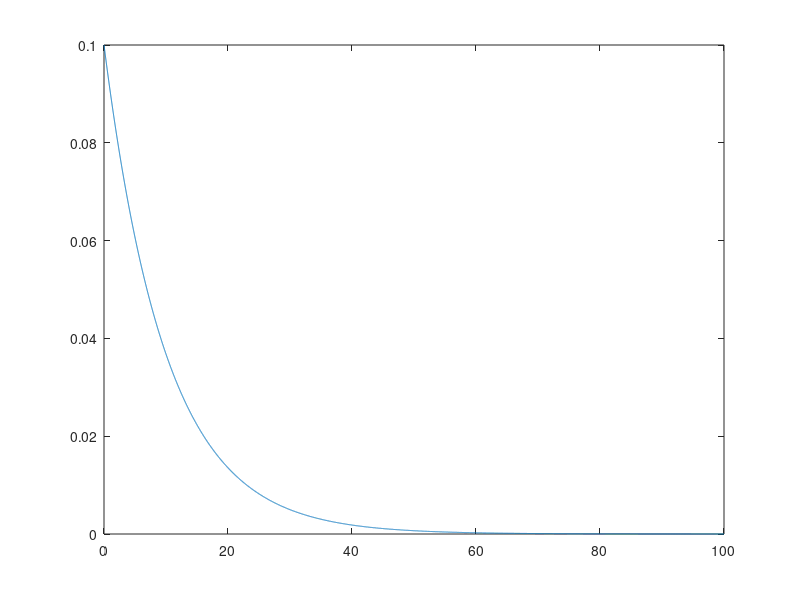

MATLAB code to generate this figure: (Note: this script raises an error after producing the figure.)
% Exercise 3.2
% Simulation of the distribution of the mean of the exponential distribution 
M = 1000;
nV = 2.^[2:10]';
tau = 10;

tV = linspace(0,100,10000)';
figure(1)
clf
plot(tV,exppdf(tV,tau))

nn = length(nV);
fprintf('\t n \t average of sample mean \n') 
for i=1:nn
    figure(i+1)
    clf
    n = nV(i);
    mxV = simmeanexponential(tau,n,M,1);
    fprintf('\t %d \t %2.4f \n',n,mean(mxV))
    pause;
end